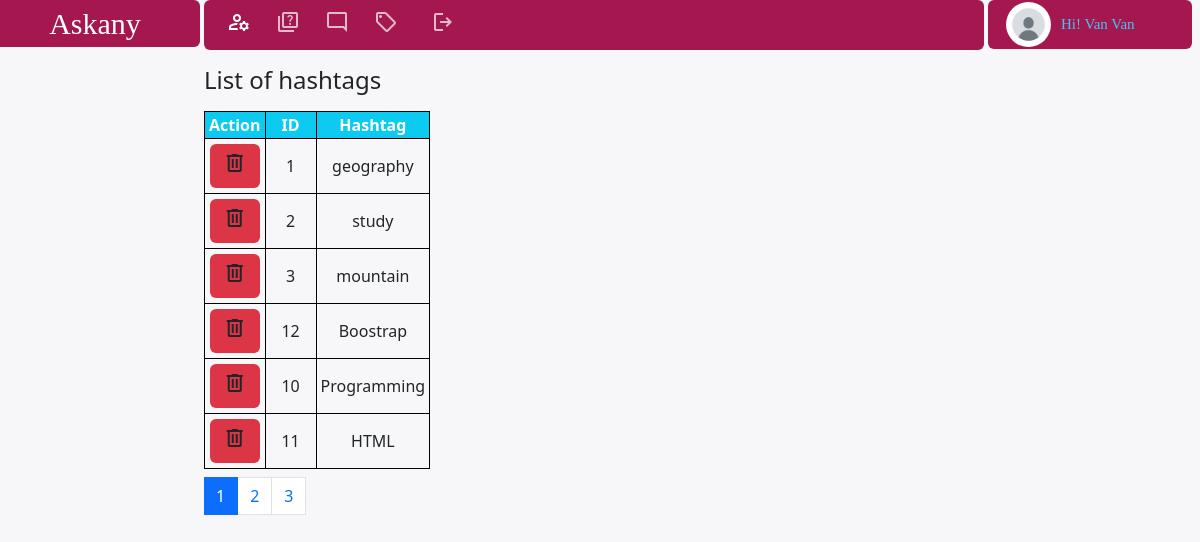
The page /admin/hashtag.php (signed in) on the database its author committed.
### tables this page shows
CREATE TABLE IF NOT EXISTS `users` (
  `username` char(20) NOT NULL,
  `password` char(255) DEFAULT NULL,
  `joined_at` date DEFAULT NULL,
  `description` text,
  `firstname` char(20) DEFAULT NULL,
  `lastname` char(20) DEFAULT NULL,
  `avatar` text,
  `role` varchar(20) NOT NULL DEFAULT 'user',
  PRIMARY KEY (`username`)
);

CREATE TABLE IF NOT EXISTS `hashtags` (
  `id_hashtag` int NOT NULL AUTO_INCREMENT,
  `name` varchar(20) DEFAULT NULL,
  PRIMARY KEY (`id_hashtag`),
  UNIQUE KEY `name` (`name`)
);

### modules/Template.php (called while the page is built, shortened)
<?php
class Template {
    public function View($view,$data=[] ) {
        extract($data);
        include(BASE_PATH."../view/$view.php");
    }
    public function Render($view,$data=[]) {
        extract($data);
        include(BASE_PATH."/view/blocks/$view.php");
        return ob_get_clean();
    }
}

### modules/User.php (called while the page is built, shortened)
<?php
   class User extends Database
   {
       public function getUserByUsername($username)
       {
           try {
               $sql = parent::$connection->prepare("SELECT * FROM USERS WHERE username=?");
               $sql->bind_param("s", $username);
               $user = parent::select($sql);
               if (!empty($user)) {
                   return $user[0];
               }
           } catch (\Throwable $th) {
               echo ("Thất bại, có lỗi xảy ra trong Module/User/getUserByUsername: " . $th);
               return false;
           }
       }
   }
   ?>

### modules/Database.php (called while the page is built, shortened)
<?php
class Database {
    public function select($sql) {
        $sql->execute();
        $item=$sql->get_result()->fetch_all(MYSQLI_ASSOC);
        return $item;
    }
}

### modules/HashTag.php (called while the page is built, shortened)
<?php
class HashTag extends Database {
    public function getTagsInPage($startPage,$perPage) {
        $sql=parent::$connection->prepare("SELECT * FROM hashtags limit $startPage,$perPage");
        return parent::select($sql);
    }
    public function getAllTags() {
        $sql=parent::$connection->prepare("SELECT * FROM hashtags");
        return parent::select($sql);
    }
}

### view/blocks/tag-list.php (the view, shortened to what this page needs)
<h4 class='mt-2'>List of hashtags</h4>
<table class="mt-3 mb-2 idListUsers">
    <tr>
        <th class="px-1 bg-info text-white text-center">Action</th>
        <th class="px-3 bg-info text-white text-center">ID</th>
        <th class="px-1 bg-info text-white text-center">Hashtag</th>
    </tr>
    <?php
    foreach ($tags as $tag) {
        ?>
        <tr>
            <td class='text-center'>
                <a href="#" class="btn bg-danger mb-1 mt-1">
                    <span class="material-symbols-outlined">
                    </span></a>
            </td>
            <td class='px-1 text-center'>
                <?php echo ($tag['id_hashtag']); ?>
            </td>
            <td class='px-1 text-center' style="overflow-wrap:anywhere">
                <?php echo ($tag['name']); ?>
            </td>
        </tr>
    <?php } ?>
</table>
<nav aria-label="...">
  <ul class="pagination">
    <?php
        for($i=0;$i<$numOfPage;$i++) {
            if($i==$page-1) {
                echo('<li class="page-item active"><a class="page-link" href="hashtag.php?page='.($i+1).'">'.($i+1).'</a></li>');
            } else {
                echo('<li class="page-item"><a class="page-link" href="hashtag.php?page='.($i+1).'">'.($i+1).'</a></li>');
            }
        }
    ?>
  </ul>
</nav>

### view/home-admin.php (shortened to what this page needs)
<!DOCTYPE html>
<html lang="en">
<head>
  <link href="https://cdn.jsdelivr.net/npm/bootstrap@5.3.2/dist/css/bootstrap.min.css" rel="stylesheet"
>
  <link rel="stylesheet" href="../public/styles/styles.css?v=<?php echo time(); ?>">
  <link rel="stylesheet" href="https://cdnjs.cloudflare.com/ajax/libs/font-awesome/4.7.0/css/font-awesome.min.css">
  <link rel="stylesheet" href="//cdnjs.cloudflare.com/ajax/libs/fancybox/2.1.5/jquery.fancybox.min.css" media="screen">
</head>
<body>
  <nav class="navbar navbar-expand-lg p-0 mb-2">
    <div class="container-fluid container-fluid-none">
      <div class="row row-none">
        <div class="col-sm-2">
          <div id="nav-logo-admin">
            <a href="admin.php" class="text-decoration-none text-white">Askany</a>
          </div>
        </div>
        <div class="col-sm-9">
          <div class="container-fluid nav-edit-admin d-flex">
            <div class="collapse navbar-collapse" id="navbarSupportedContent">
              <ul class="navbar-nav me-auto mb-2 mb-lg-0">
                <li class="nav-item icon-active">
                  <a class="nav-link" aria-current="page" href="admin.php">
                    <span class="material-symbols-outlined fa">
                    </span>
                  </a>
                </li>
                <li class="nav-item">
                  <a class="nav-link" aria-current="page" href="question.php">
                    <span class="fa material-symbols-outlined">
                    </span>
                  </a>
                </li>
                <li class="nav-item">
                  <a class="nav-link" aria-current="page" href="answer.php">
                    <span class="fa material-symbols-outlined">
                    </span>
                  </a>
                </li>
                <li class="nav-item">
                  <a class="nav-link" aria-current="page" href="hashtag.php">
                    <span class="fa material-symbols-outlined">
                    </span>
                  </a>
                </li>
                <li class="nav-item">
                  <a class="nav-link" aria-current="page" href="../public/index.php">
                    <span class="ms-2 fa material-symbols-outlined">
                    </span>
                  </a>
                </li>
              </ul>
            </div>
          </div>
        </div>
        <div class="col-sm-1">
          <div id="nav-login-admin" class='text-start'>
            <?php if (!empty($_SESSION['username'])) {
              $userAdmin = (new User())->getUserByUsername($_SESSION['username']);
              if (!empty($userAdmin['avatar'])) {
                echo ('<img src="../public/avatar/' . $userAdmin['avatar'] . '" class="ms-3 avatar" alt="">');
              } else {
                echo ('<img src="../public/avatar/default.png" class="ms-3 avatar" alt="">');
              }
              echo ('<p class="mb-0" style="font-size:15px">Hi! ' . ucwords($userAdmin['lastname'] . ' ' . $userAdmin['firstname']) . '</p>');
            } ?>
          </div>
        </div>
      </div>
    </div>
  </nav>
  <div class="container-fluid container-fluid-none">
    <div class="row">
      <div class="col-2-sm leftBar overflow-auto">
      </div>
      <div class="col-10-sm midContent-admin overflow-auto" id="homePageContent">
        <?php
        if (!empty($slot2)) {
          echo ($slot2);
        }
        ?>
      </div>
    </div>
  </div>
</body>
</html>

### public/styles/styles.css (style rules this page uses)
:root { --backgroundComponent: #fff; --purple: #684be2; --downVote: #cc5017; --blue:#46C3F0; --backgroundBody: #f7f7f9; --contentWidth: 65vw; --leftWidh:17.5vw; --rightWidth:17vw; --noneColor:#000; --textSmSize:12px ; --textNSize:15px ; --borderRad:12px; --halfBorderRad:6px; --bgBadges:#17a2b8; --bdBadgeWarning:#ffc107; --navbarRed:#a4184f; }
table { padding-top: 20px; }
th , td,tr { border: 1px solid #000; }
body { display: block; width: 99vw; background-color: var(--backgroundBody); }
.nav-edit-admin { width: var(--contentWidth); height: 50px; border-radius: var(--halfBorderRad); box-sizing: border-box; background-color: var(--navbarRed); color: var(--navbarRed); }
.col-sm-2,.col-sm-9, .col-sm-1 { padding:0 2px; margin: 0px; }
.row-none>* { width: auto; }
.fa { color: var(--backgroundComponent); }
.nav-item { margin-left:1 ; padding: 0px 6px; opacity: 70%; }
.icon-active { opacity: 100% !important; }
.container-fluid-none { padding: 0px; }
.navbar-expand-lg .navbar-nav .nav-link { padding-left: 5px; }
.text-white { color:var(--backgroundComponentackground); }
#nav-logo-admin { font-size: 30px ; font-family: serif; width: var(--leftWidh); text-align: center; padding: 1px; background-color: var(--navbarRed); border-radius: var(--halfBorderRad); }
#nav-login-admin { display: flex; align-items: center; font-size: 20px ; font-family: serif; color:var(--blue); width: var(--rightWidth); padding: 2px; background-color: var(--navbarRed); border-radius: var(--halfBorderRad); }
.leftBar { width: var(--leftWidh); height:90vh; border-radius: var(--borderRad); margin:0 3px; padding:0px; box-sizing: border-box; padding-bottom: 10px; }
.midContent-admin { width:82vw; height:90vh; background: var(--backgroundBody); border-radius: var(--borderRad); padding:0px; box-sizing: border-box; }
.avatar { border-radius: 50%; height: 45px; width: 45px; margin-right: 10px; box-shadow: var(--backgroundComponent) 10px; }
#homePageContent, .leftBar { scroll-behavior: smooth; }

### rows shown on the page
users: lastname+firstname "Van Van"
hashtags: id_hashtag "1", name "geography"
hashtags: id_hashtag "2", name "study"
hashtags: id_hashtag "3", name "mountain"
hashtags: id_hashtag "12", name "Boostrap"
hashtags: id_hashtag "10", name "Programming"
hashtags: id_hashtag "11", name "HTML"
